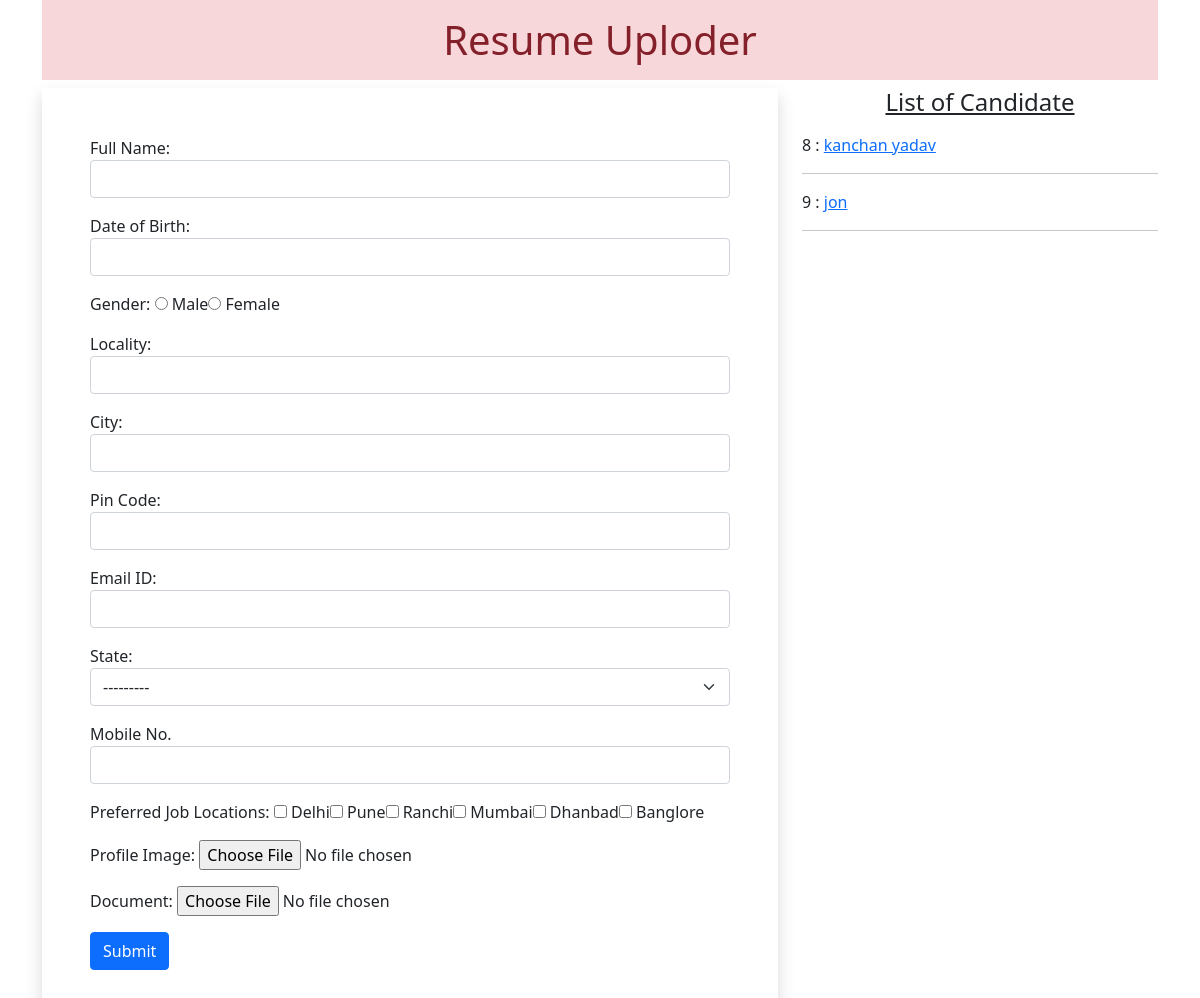
The page / on the database its author committed.
### app/models.py (models this page shows)
class Resume(models.Model):
    name = models.CharField(max_length=100)
    dob = models.DateField(auto_now=False, auto_now_add=False)
    gender = models.CharField(max_length=100)
    locality = models.CharField(max_length=100)
    city = models.CharField(max_length=100)
    pin = models.PositiveIntegerField()
    state = models.CharField(choices= STATE_CHOICE, max_length=50)
    mobile = models.PositiveIntegerField()
    email = models.EmailField()
    job_city = models.CharField(max_length=50)
    profile_image = models.ImageField(upload_to='profileimg', blank=True)
    my_file = models.FileField(upload_to= 'doc', blank=True)

### app/views.py (the view, shortened to what this page needs)
# urls.py: 2. Add a URL to urlpatterns:  path('', Home.as_view(), name='home')
class Home(View):
    def get(self, request):
        form = ResumeForm()
        candidates = Resume.objects.all()
        return render(request, 'home.html', {'candidates':candidates ,'form':form})

### app/forms.py
class ResumeForm(forms.ModelForm):
    gender = forms.ChoiceField(choices=GENDER_CHOICES, widget=forms.RadioSelect)
    job_city = forms.MultipleChoiceField(label='Preferred Job Locations', choices=JOB_CITY_CHOICE, widget=forms.CheckboxSelectMultiple)
    class Meta:
        model = Resume
        fields =  ['name', 'dob','gender', 'locality','city','pin','email',
                    'state', 'mobile', 'job_city', 'profile_image', 'my_file']
        labels = {'name':'Full Name', 'dob': 'Date of Birth', 'pin':'Pin Code', 'mobile':'Mobile No.', 'email':'Email ID', 'profile_image':'Profile Image', 'my_file':'Document'}
        widgets = {
   'name':forms.TextInput(attrs={'class':'form-control'}),
   'dob':forms.DateInput(attrs={'class':'form-control', 'id':'datepicker'}),
   'locality':forms.TextInput(attrs={'class':'form-control'}),
   'city':forms.TextInput(attrs={'class':'form-control'}),
   'pin':forms.NumberInput(attrs={'class':'form-control'}),
   'state':forms.Select(attrs={'class':'form-select'}),
   'mobile':forms.NumberInput(attrs={'class':'form-control'}),
   'email':forms.EmailInput(attrs={'class':'form-control'}),
  }

### app/templates/home.html (shortened to what this page needs)
<!DOCTYPE html>
{% load static %}
<html lang="en">
<head>
<link rel="stylesheet" href="https://cdnjs.cloudflare.com/ajax/libs/twitter-bootstrap/5.1.0/css/bootstrap.min.css">
<link rel="stylesheet" href="https://cdnjs.cloudflare.com/ajax/libs/font-awesome/5.15.4/css/all.min.css">
<link rel="stylesheet" href="//code.jquery.com/ui/1.13.2/themes/base/jquery-ui.css">
<link rel="stylesheet" href="{% static "css/style.css" %}">
</head>
<body>
<div class="container mb-5">
    <h1 class ="alert-danger text-center p-3">Resume Uploder</h1>
   <div class="row">
    <div class="col-sm-8">
        <form action="" method="post" enctype="multipart/form-data" class ="shadow p-5">
            {% for fm in form %}
            <div class="form-group mb-3">
                {{fm.label_tag}} {{fm}}
            </div>
            {% endfor %}
            <input type="submit" value='Submit' class="btn btn-primary">
        </form>
    </div>
    <div class="col-sm-4">
        <h4 class="text-center mb-3"><u>List of Candidate</u></h4>
        {% for candidate in candidates %}
     {{candidate.id}} : <a href="{% url 'candidate' candidate.id %}">{{candidate.name}}</a>
     <hr>
    {% endfor %}
    </div>
   </div>
</div>
</body>
</html>

### app/static/css/style.css (style rules this page uses)
#id_gender, #id_job_city { list-style-type: none; display: inline-flex; }

### rows shown on the page
Resume: id "8", name "kanchan yadav"
Resume: id "9", name "jon"

### other values the page prints
{{ fm.label_tag }} "Full Name:" "Date of Birth:" "Gender:" "Locality:" "City:" "Pin Code:" "Email ID:" "State:" "Mobile No." "Preferred Job Locations:" "Profile Image:" "Document:"
